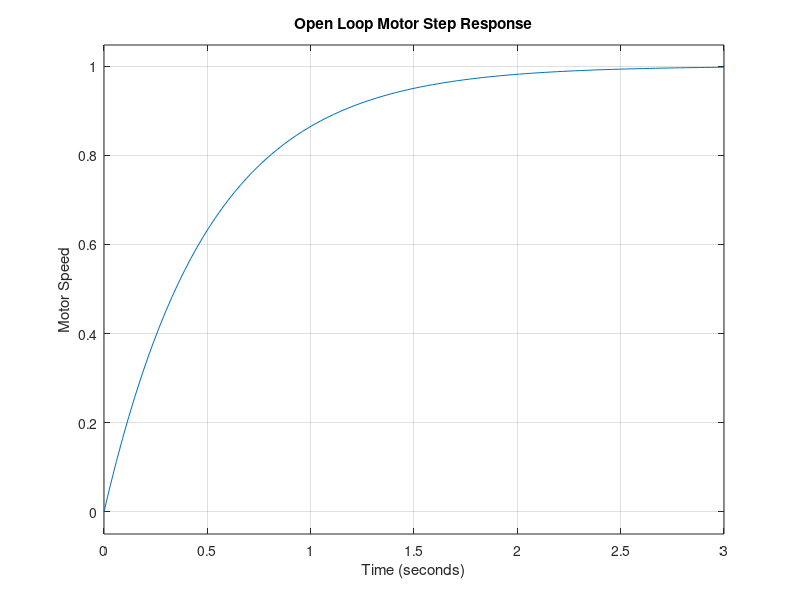

Here is the MATLAB script that generated this plot: (Note: this script raises an error after producing the figure.)
clc;            % Clear command window
clear;          % Clear workspace variables
close all;      % Close all figures

% -------------------------------------------------
% STEP 1 : DEFINE MOTOR (PLANT) MODEL
% -------------------------------------------------

K = 1;          % Steady-state gain
tau = 0.5;      % Time constant (seconds)

% Transfer function:
% G(s) = K / (tau*s + 1)
G = tf(K,[tau 1]);

disp("Motor Transfer Function:")
G

% -------------------------------------------------
% STEP 2 : OPEN-LOOP STEP RESPONSE
% -------------------------------------------------

figure;
step(G);    % Open-loop response (no controller)

title('Open Loop Motor Step Response');
xlabel('Time (seconds)');
ylabel('Motor Speed');
grid on;

% Create results folder if not present
if ~exist('results','dir')
    mkdir('results');
end

% Save open-loop figure
saveas(gcf,'results/open_loop_response.png');

% Performance metrics for open-loop
info_open = stepinfo(G);

disp("Open Loop Performance:")
info_open

% -------------------------------------------------
% STEP 3 : DEFINE PID CONTROLLER
% -------------------------------------------------

% Tuned PID gains (can be adjusted)
Kp = 3;         % Proportional gain → faster response
Ki = 2;         % Integral gain → removes steady-state error
Kd = 0.1;       % Derivative gain → reduces overshoot

% Create PID controller
C = pid(Kp,Ki,Kd);

% -------------------------------------------------
% STEP 4 : CLOSED-LOOP SYSTEM
% -------------------------------------------------

% Closed-loop transfer function:
% T(s) = C(s)G(s) / (1 + C(s)G(s))
T = feedback(C*G,1);

% -------------------------------------------------
% STEP 5 : CLOSED-LOOP STEP RESPONSE
% -------------------------------------------------

figure;
step(T);    % Closed-loop response

title('Closed Loop Motor Step Response (PID Controlled)');
xlabel('Time (seconds)');
ylabel('Motor Speed');
grid on;

% Save closed-loop figure
saveas(gcf,'results/closed_loop_response.png');

% Performance metrics for closed-loop
info_closed = stepinfo(T);

disp("Closed Loop Performance:")
info_closed

% -------------------------------------------------
% STEP 6 : DISPLAY PID GAINS USED
% -------------------------------------------------

fprintf('\nPID Gains Used:\n')
fprintf('Kp = %.2f\n',Kp)
fprintf('Ki = %.2f\n',Ki)
fprintf('Kd = %.2f\n',Kd)

% -------------------------------------------------
% STEP 7 : COMPARISON PLOT (IMPORTANT)
% -------------------------------------------------

figure;
step(G, T);   % Plot open-loop and closed-loop together

title('Open Loop vs Closed Loop Comparison');
xlabel('Time (seconds)');
ylabel('Motor Speed');
legend('Open Loop','Closed Loop');
grid on;

% Save comparison figure
saveas(gcf,'results/comparison_plot.png');

% -------------------------------------------------
% STEP 8 : PRINT PERFORMANCE SUMMARY (CLEAN FORMAT)
% -------------------------------------------------

disp("===== PERFORMANCE COMPARISON =====")

fprintf('\n--- Open Loop ---\n');
fprintf('Rise Time: %.3f s\n', info_open.RiseTime);
fprintf('Settling Time: %.3f s\n', info_open.SettlingTime);
fprintf('Overshoot: %.2f %%\n', info_open.Overshoot);

fprintf('\n--- Closed Loop ---\n');
fprintf('Rise Time: %.3f s\n', info_closed.RiseTime);
fprintf('Settling Time: %.3f s\n', info_closed.SettlingTime);
fprintf('Overshoot: %.2f %%\n', info_closed.Overshoot);
